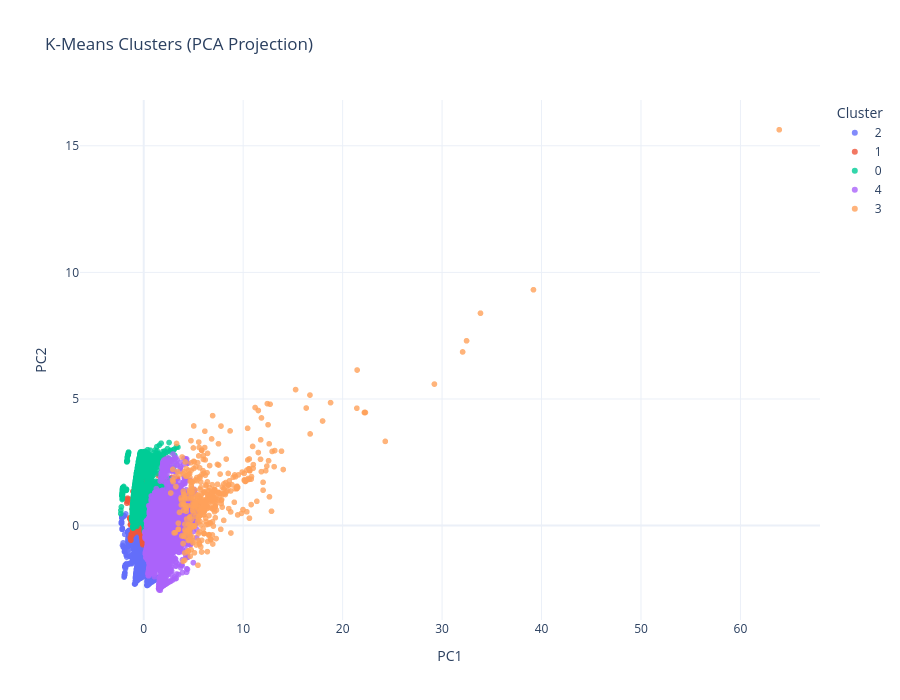

Notebook cell for this chart:
### Code cell
pca = PCA(n_components=2)

components = pca.fit_transform(X_scaled)

pca_df = pd.DataFrame(
    components,
    columns=["PC1", "PC2"]
)

pca_df["Cluster"] = df["Cluster"]

fig = px.scatter(
    pca_df,
    x="PC1",
    y="PC2",
    color="Cluster",
    title="K-Means Clusters (PCA Projection)",
    opacity=0.8,
    height=700
)

fig.update_layout(
    template="plotly_white"
)

fig.show()

### Figure 1 — Plotly figure (JSON) as saved in the notebook; plotly's stock layout.template omitted (floating-point values rounded to 4 significant figures; data arrays with more than 128 entries replaced by an {"elided": "..."} marker saying what was removed)
{"data": [{"hovertemplate": "Cluster=2<br>PC1=%{x}<br>PC2=%{y}<extra></extra>", "legendgroup": "2", "marker": {"color": "#636efa", "opacity": 0.8, "symbol": "circle"}, "mode": "markers", "name": "2", "showlegend": true, "type": "scattergl", "x": {"elided": "27511 float values"}, "xaxis": "x", "y": {"elided": "27511 float values"}, "yaxis": "y"}, {"hovertemplate": "Cluster=1<br>PC1=%{x}<br>PC2=%{y}<extra></extra>", "legendgroup": "1", "marker": {"color": "#EF553B", "opacity": 0.8, "symbol": "circle"}, "mode": "markers", "name": "1", "showlegend": true, "type": "scattergl", "x": {"elided": "18289 float values"}, "xaxis": "x", "y": {"elided": "18289 float values"}, "yaxis": "y"}, {"hovertemplate": "Cluster=0<br>PC1=%{x}<br>PC2=%{y}<extra></extra>", "legendgroup": "0", "marker": {"color": "#00cc96", "opacity": 0.8, "symbol": "circle"}, "mode": "markers", "name": "0", "showlegend": true, "type": "scattergl", "x": {"elided": "31955 float values"}, "xaxis": "x", "y": {"elided": "31955 float values"}, "yaxis": "y"}, {"hovertemplate": "Cluster=4<br>PC1=%{x}<br>PC2=%{y}<extra></extra>", "legendgroup": "4", "marker": {"color": "#ab63fa", "opacity": 0.8, "symbol": "circle"}, "mode": "markers", "name": "4", "showlegend": true, "type": "scattergl", "x": {"elided": "21806 float values"}, "xaxis": "x", "y": {"elided": "21806 float values"}, "yaxis": "y"}, {"hovertemplate": "Cluster=3<br>PC1=%{x}<br>PC2=%{y}<extra></extra>", "legendgroup": "3", "marker": {"color": "#FFA15A", "opacity": 0.8, "symbol": "circle"}, "mode": "markers", "name": "3", "showlegend": true, "type": "scattergl", "x": {"elided": "439 float values"}, "xaxis": "x", "y": {"elided": "439 float values"}, "yaxis": "y"}], "layout": {"height": 700, "legend": {"title": {"text": "Cluster"}, "tracegroupgap": 0}, "title": {"text": "K-Means Clusters (PCA Projection)"}, "xaxis": {"anchor": "y", "domain": [0, 1], "title": {"text": "PC1"}}, "yaxis": {"anchor": "x", "domain": [0, 1], "title": {"text": "PC2"}}}}
